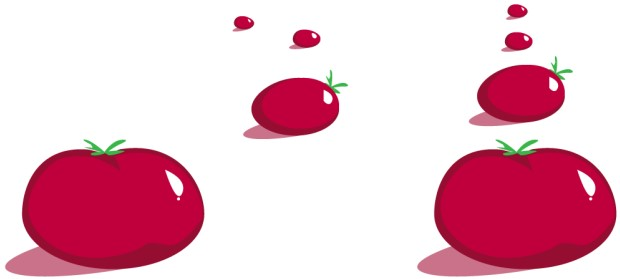
#> input picture pattern-recognition/openlab-02/Tomates.jpg, 620 x 279 px
$ jupyter execute main.ipynb
#> lines starting #> are read from the running program, lines starting #| are printed output that depends on the picture; after the words box and inside, x2 and y2 are one past the last pixel; in counts of white or black regions, pixels touching at a corner belong together
# Reconhecimento de Padrões - Openlab 01

- Converter a imagem para tons de cinza;
- Aplicar o efeito “Blur” para remover o ruído e auxiliar a identificação das bordas;
- “Binarizar” a imagem para que se tenha apenas pixels pretos e brancos;
- Utilizar o detector de bordas para identificar os objetos;

### Imports

[cell 1]
import pandas as pd
import cv2
import matplotlib.pyplot as plt

### declarando função de exibição da imagem

[cell 2]
def display_image(image, text='Imagem'):
    plt.imshow(image, cmap='gray')
    plt.title(text)
    plt.axis('off')
    plt.show()

### Leitura da imagem

[cell 3]
image_path = './Tomates.jpg'
image = cv2.imread(image_path)
#> image is the input picture: shape (279, 620, 3); mean B, G, R 200.7, 186.5, 234

### Imagem em tons de cinza

[cell 4]
image_gray = cv2.cvtColor(image, cv2.COLOR_BGR2GRAY)
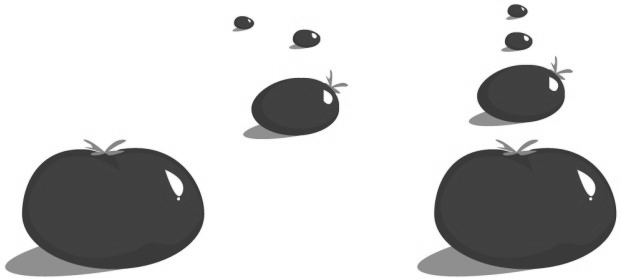
#> image_gray: shape (279, 620); min 46, max 255, mean 202.3
display_image(image_gray, 'Imagem tons de cinza')

### Aplicando redução de nitidez (blur)

[cell 5]
image_blur = cv2.GaussianBlur(image_gray, (11, 11), 0)
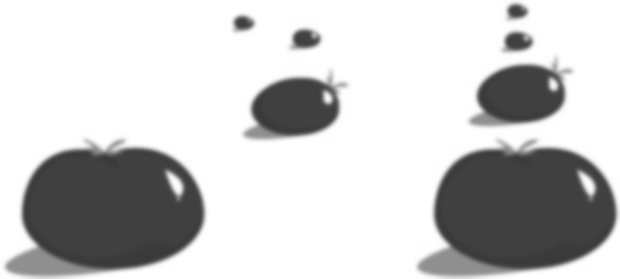
#> image_blur: shape (279, 620); min 58, max 255, mean 202.3
display_image(image_blur, 'Imagem com redução de nitidez')

### Binarizando imagem

[cell 6]
_, image_binary = cv2.threshold(image_blur, 127, 255, cv2.THRESH_BINARY)
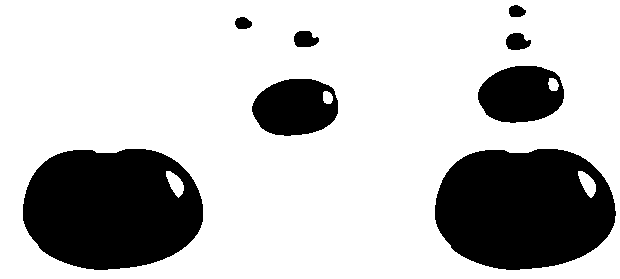
#> image_binary: shape (279, 620); 74.8% white; 8 black regions, largest, box (x1, y1, x2, y2) and area: (435, 149, 616, 270) 17542, (23, 149, 203, 270) 17537, (252, 79, 338, 136) 3801
display_image(image_binary, 'Imagem binarizada')

### Reconhecendo bordas pelo algoritimo Canny

[cell 7]
edges = cv2.Canny(image_binary, 100, 200)
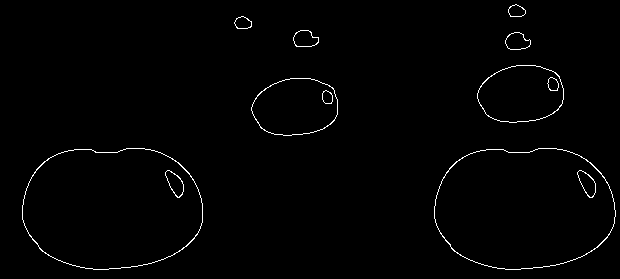
#> edges: shape (279, 620); 1.1% white in thin lines or dots
display_image(edges)
